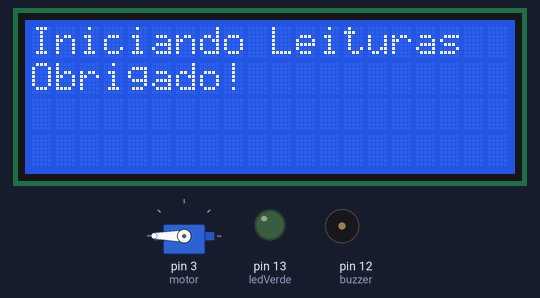
A sketch run on a simulated Arduino Uno, built with avr-gcc and run on an emulated ATmega328P. On the bench: 20×4 character LCD, servo, output pins drawn as LEDs (lit = HIGH), buzzer (waves = sounding, pin HIGH). What the sketch prints to the serial monitor is not drawn.

Above: at 5.1 s.
At 6.6 s:
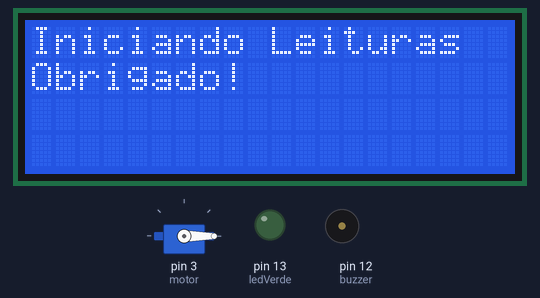
Timing chart, 0 to 130.0 s (numbered marks = the images above):
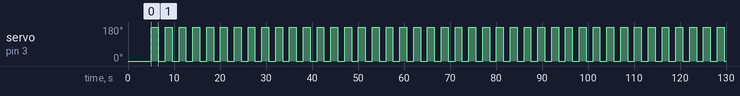

The sketch:

PROJETO_Escola_Inteligente.ino
```cpp
//Bibliotecas
#include <DHT.h>
#include <DHT_U.h>
#include <DHT11.h>
#include <LiquidCrystal_I2C.h>
#include <Servo.h>


//Variaveis -- acenderLEDAoDetectarPresenca
const int PIR = 2;
const int ledVerde = 13;

//Variaveis -- verificarVazamentoDeGas
const int MQ135 = A0;
const int buzzer = 12;

//Variaveis -- verificarTemperaturaEUmidade
#define DHTPINO A1
#define DHTTYPE DHT11

DHT dht(DHTPINO, DHT11);
LiquidCrystal_I2C lcd(0x27, 20, 4);


Servo motor;

void acenderLEDAoDetectarPresenca() {
  int estadoPIR = digitalRead(PIR);

  Serial.println(estadoPIR);

  if (estadoPIR == 1) {
    digitalWrite(ledVerde, HIGH);
    //delay(3000);
  }

  else {
    digitalWrite(ledVerde, LOW);
  }
}

void verificarVazamentoDeGas() {
  int estadoMQ135 = analogRead(MQ135);

  Serial.println(estadoMQ135);

  if (estadoMQ135 >= 400) {
    saidaDeSom();
  } else {
    noTone(buzzer);
  }
}

void saidaDeSom() {
  int freqAlta = 2000;
  int freqBaixa = 800;
  int duracaoTom = 250;

  tone(buzzer, freqAlta, duracaoTom);
  delay(duracaoTom);
  tone(buzzer, freqBaixa, duracaoTom);
  delay(duracaoTom);
}

void verficarTemperaturaEUmidade(){
  float temperatura = dht.readTemperature();
  float umidade = dht.readHumidity();

  lcd.clear();//limpa o lcd
  lcd.setCursor(0, 0);// 0 = Primeira Linha
  lcd.print("Temperatura: " + String(temperatura) + "C");
  lcd.setCursor(0, 1);// 1 = Segunda Linha
  lcd.print("Umidade: " + String(umidade) + "%");


  //Serial.println("Temperatura: " + String(temperatura) + "C");
  //Serial.println("Umidade: " + String(umidade) + "%");
  delay(5000);

}

void abrirPortaAutomatica(){
  motor.write(180);
  delay(1500);
}

void fecharPortaAutomatica(){
  motor.write(0);
  delay(1500);

}

void setup() {
  Serial.begin(9600);

  dht.begin();
  lcd.init();

  lcd.backlight();

  pinMode(ledVerde, OUTPUT);
  pinMode(PIR, INPUT);
  pinMode(buzzer, OUTPUT);
  pinMode(MQ135, INPUT);
  motor.attach(3);

  motor.write(0);


  Serial.println("Sensores sendo calibrados! Aguarde firme ein :b");
  delay(5000);
  Serial.println("Sensores calibrados! :b");

  lcd.setCursor(0, 0);
  lcd.print("Iniciando Leituras");
  lcd.setCursor(0, 1);
  lcd.print("Obrigado!");


}

void loop() {
  //acenderLEDAoDetectarPresenca();
  //verificarVazamentoDeGas();
  //verficarTemperaturaEUmidade();
  abrirPortaAutomatica();
  fecharPortaAutomatica();

}
```

Measured:
- by itself, servo on pin 3 (motor): alternates 180° for 1.5 s and 0° for 1.5 s
